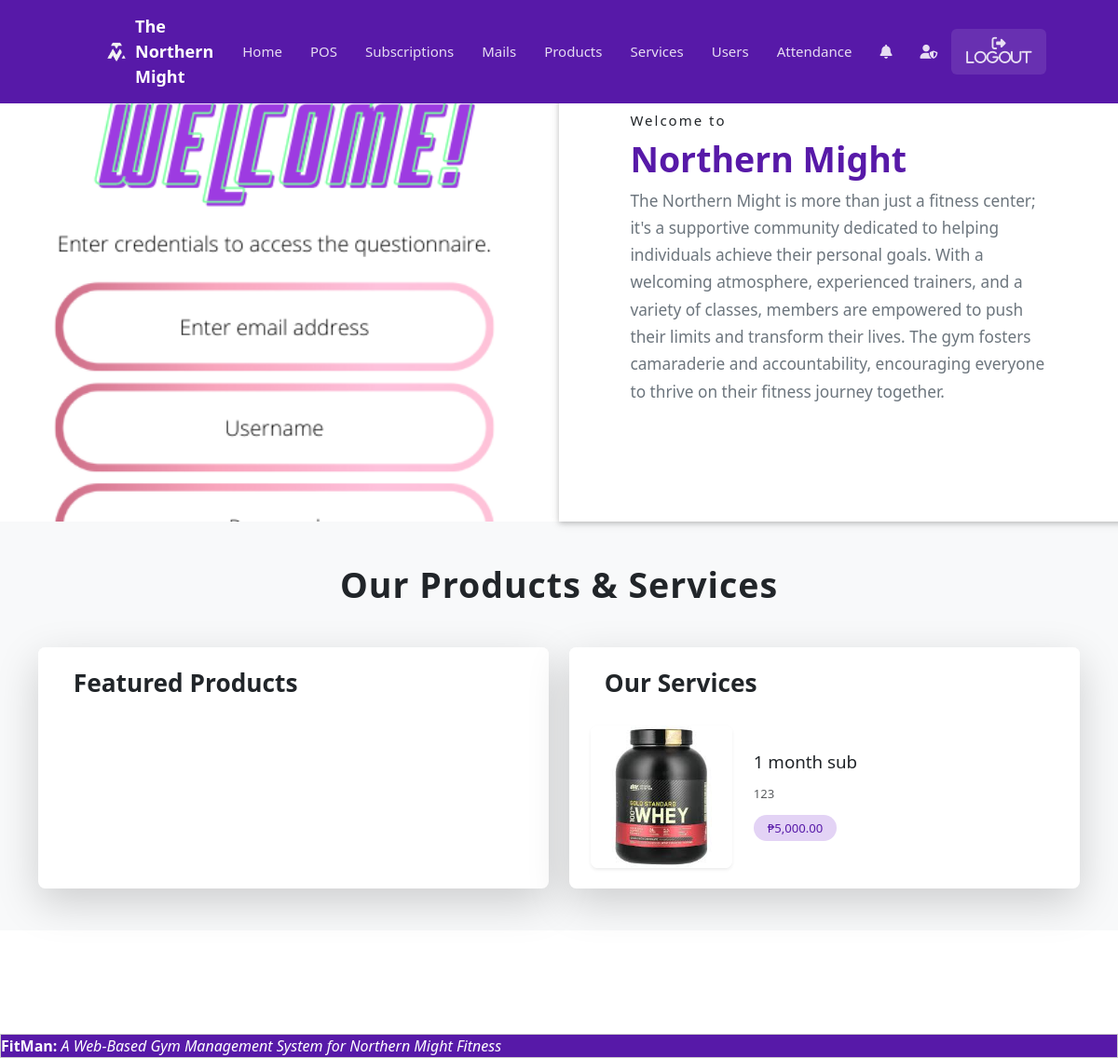
Page /home.php?loginSuccess (signed in) on the committed database.
### tables this page shows
CREATE TABLE `services` (
  `service_id` int(11) NOT NULL,
  `name` varchar(100) NOT NULL,
  `description` text DEFAULT NULL,
  `price` decimal(10,2) NOT NULL,
  `picture` varchar(1000) NOT NULL,
  `created_at` datetime NOT NULL DEFAULT current_timestamp(),
  `subscription` int(50) NOT NULL
);

### pages/home.php (the view, shortened to what this page needs)
<?php
$services = [];
$serviceQuery = mysqli_query($db, "SELECT * FROM services");
if ($serviceQuery) {
    $services = mysqli_fetch_all($serviceQuery, MYSQLI_ASSOC);
}
$services = $services ?? [];
?>
<section class="py-5 bg-light">
    <div class="container">
        <h1 class="display-4 text-center mb-5">Our Products & Services</h1>
        <div class="row g-4 justify-content-center">
            <div class="col-12 col-lg-6">
                <div class="card border-0 shadow-lg h-100 rounded-3 overflow-hidden">
                    <div class="card-header bg-white border-0 pt-4 pb-0">
                        <h2 class="h3 fw-bold ml-4">Featured Products</h2>
                    </div>
                    <div class="card-body p-0">
                    </div>
                </div>
            </div>
            <div class="col-12 col-lg-6">
                <div class="card border-0 shadow-lg h-100 rounded-3 overflow-hidden">
                    <div class="card-header bg-white border-0 pt-4 pb-0">
                        <h2 class="h3 fw-bold ml-4">Our Services</h2>
                    </div>
                    <div class="card-body p-0">
                        <div id="serviceCarousel" class="carousel slide carousel-fade" data-bs-ride="carousel">
                            <div class="carousel-inner">
                                <?php foreach ($services as $key => $service): ?>
                                <div class="carousel-item <?= $key === 0 ? 'active' : '' ?>" data-bs-interval="5000">
                                    <div class="p-4">
                                        <div class="row align-items-center">
                                            <div class="col-4">
                                                <img src="assets/services/<?= htmlspecialchars($service['picture']) ?>"
                                                     class="img-fluid rounded-3 shadow-sm"
                                                     alt="<?= htmlspecialchars($service['name']) ?>">
                                            </div>
                                            <div class="col-8">
                                                <h3 class="h5 mb-3 text-dark"><?= htmlspecialchars($service['name']) ?></h3>
                                                <h4 class="text-muted small mb-3"><?= htmlspecialchars($service['description']) ?></h4>
                                                <div class="d-flex align-items-center">
                                                    <span class="badge px-3 py-2 rounded-pill" style="background: #e3d3f5; color: #5719a8">
                                                        ₱<?= number_format($service['price'], 2) ?>
                                                    </span>
                                                </div>
                                            </div>
                                        </div>
                                    </div>
                                </div>
                                <?php endforeach; ?>
                            </div>
                        </div>
                    </div>
                </div>
            </div>
        </div>
    </div>
</section>

### scripts/w3.css (style rules this page uses)
html { box-sizing:border-box }
*,*:before,*:after { box-sizing:inherit }
html { -ms-text-size-adjust:100%;-webkit-text-size-adjust:100% }
body { margin:0 }
article,aside,details,figcaption,figure,footer,header,main,menu,nav,section { display:block }
img { border-style:none }
html,body { font-family:Verdana,sans-serif;font-size:15px;line-height:1.5 }
html { overflow-x:hidden }
h1 { font-size:36px }
h2 { font-size:30px }
h3 { font-size:24px }
h4 { font-size:20px }
h1,h2,h3,h4,h5,h6 { font-family:"Segoe UI",Arial,sans-serif;font-weight:400;margin:10px 0 }
img { vertical-align:middle }

### pages/home.php (style rules this page uses)
h1.display-4 { font-size: 2.5rem; font-weight: 700; letter-spacing: 1px; }
.carousel-item { transition: transform .6s ease-in-out; }
.card { border-radius: 15px; transition: all 0.3s ease-in-out; }
.card-body { padding: 0; }
h4 { font-size: 1rem; font-weight: 400; color: #6c757d; }
h3 { font-size: 1.25rem; font-weight: 600; }
.badge { font-weight: 500; font-size: 0.875rem; }

### rows in the picture
services: picture (picture), name "1 month sub", description "123", price "5,000.00"
